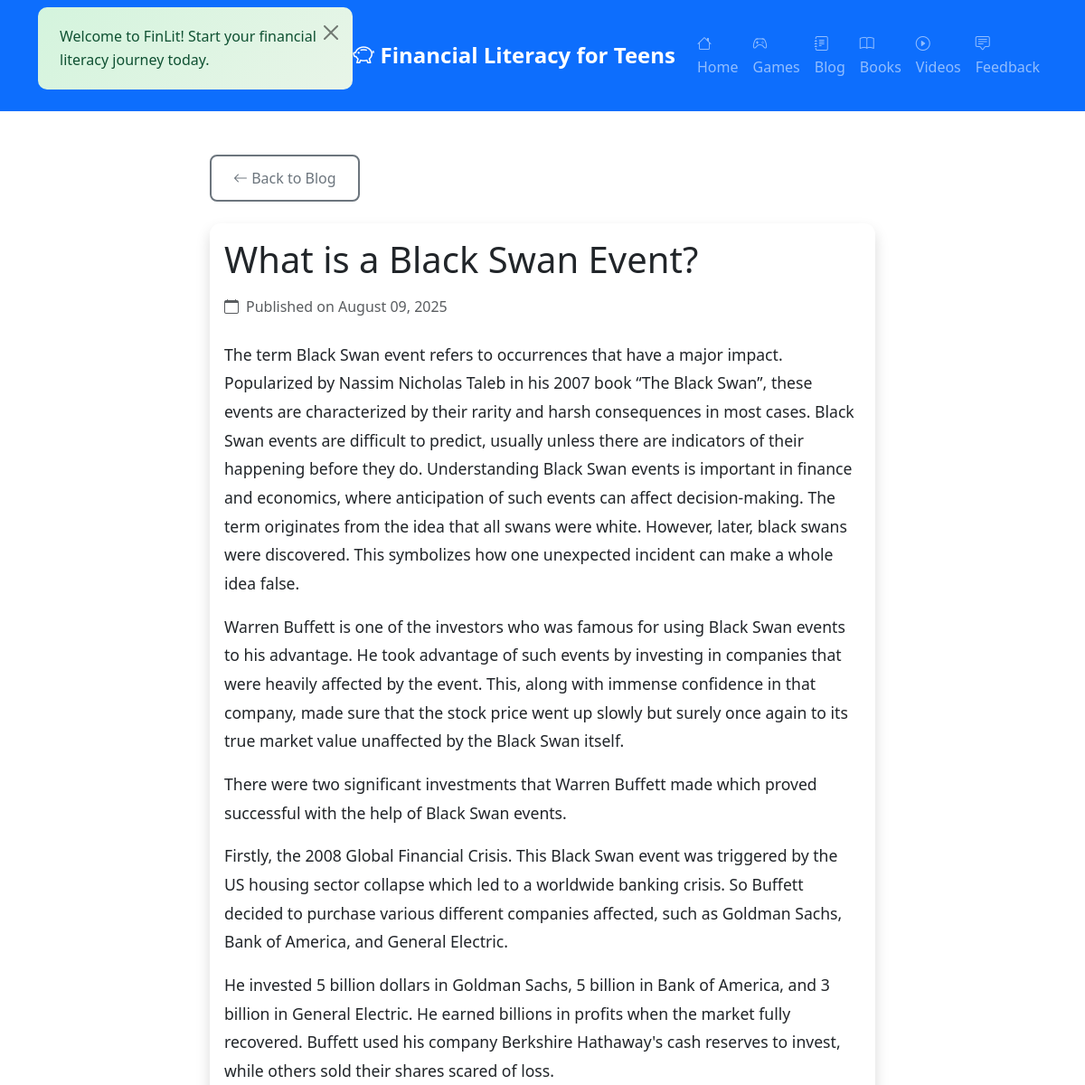
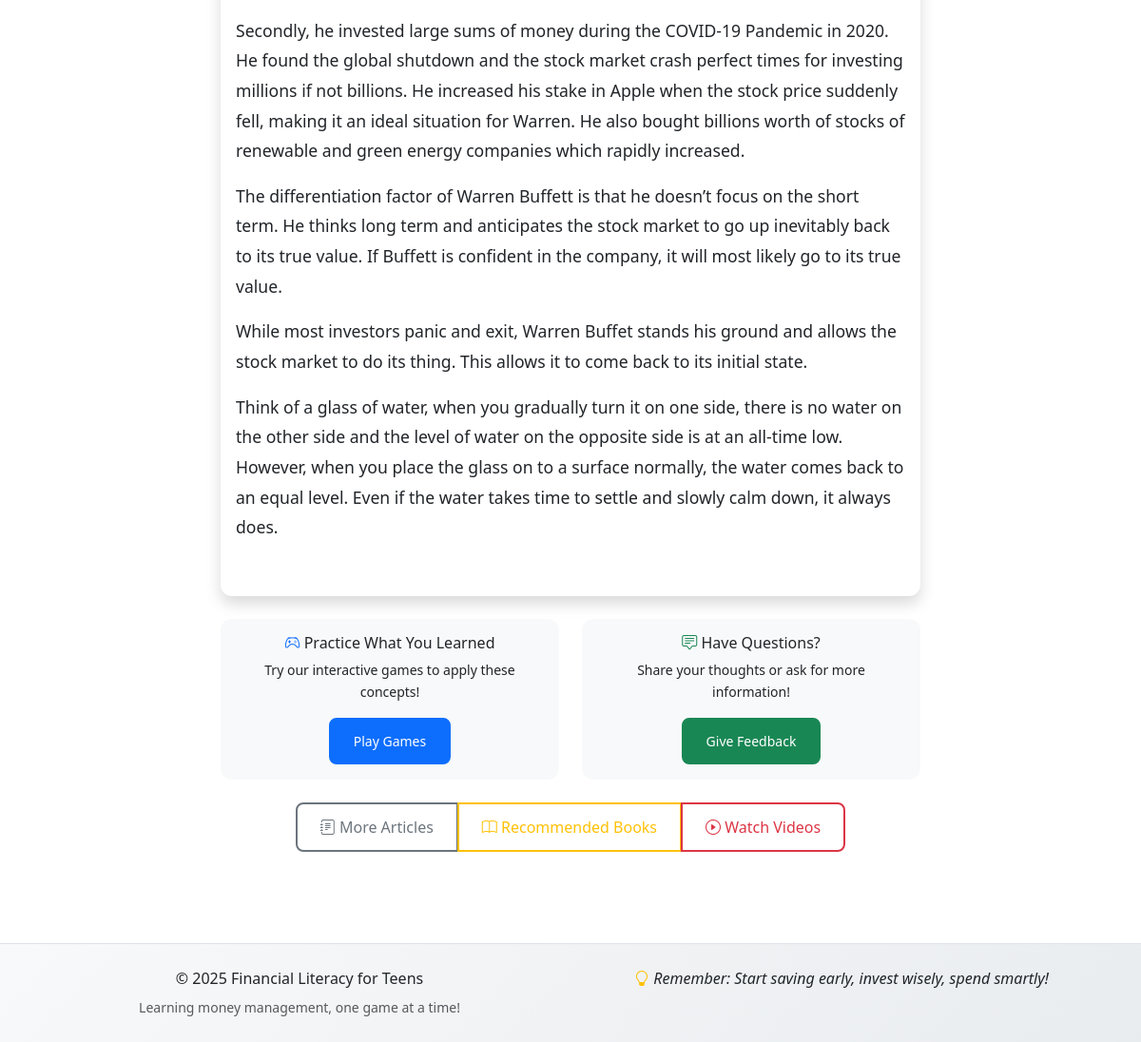
Page /blog/2 on the committed database (2 pictures, top to bottom).
### app.py (models this page shows, shortened)
class BlogPost(db.Model):
    id = db.Column(db.Integer, primary_key=True)
    title = db.Column(db.String(200), nullable=False)
    content = db.Column(db.Text, nullable=False)
    excerpt = db.Column(db.String(300), nullable=False)
    date_posted = db.Column(db.DateTime, default=datetime.utcnow)

### app.py (the view)
@app.route('/blog/<int:post_id>')
def blog_post(post_id):
    post = BlogPost.query.get_or_404(post_id)
    return render_template('blog_post.html', post=post)

### templates/blog_post.html (shortened to what this page needs)
{% extends "base.html" %}
{% block content %}
<div class="container py-5">
    <div class="row justify-content-center">
        <div class="col-lg-8">
            <div class="mb-4">
                <a href="{{ url_for('blog_list') }}" class="btn btn-outline-secondary">
                    <i class="bi bi-arrow-left"></i> Back to Blog
                </a>
            </div>
            <article class="card shadow">
                <div class="card-body">
                    <header class="mb-4">
                        <h1 class="display-6 mb-3">{{ post.title }}</h1>
                        <div class="d-flex align-items-center text-muted">
                            <i class="bi bi-calendar me-2"></i>
                            <span>Published on {{ post.date_posted.strftime('%B %d, %Y') }}</span>
                        </div>
                    </header>
                    <div class="post-content">
                        {{ post.content | safe }}
                    </div>
                </div>
            </article>
            <div class="row mt-4">
                <div class="col-md-6">
                    <div class="card bg-light">
                        <div class="card-body text-center">
                            <h6><i class="bi bi-controller text-primary"></i> Practice What You Learned</h6>
                            <p class="small mb-3">Try our interactive games to apply these concepts!</p>
                            <a href="{{ url_for('games') }}" class="btn btn-primary btn-sm">Play Games</a>
                        </div>
                    </div>
                </div>
                <div class="col-md-6">
                    <div class="card bg-light">
                        <div class="card-body text-center">
                            <h6><i class="bi bi-chat-square-text text-success"></i> Have Questions?</h6>
                            <p class="small mb-3">Share your thoughts or ask for more information!</p>
                            <a href="{{ url_for('survey') }}" class="btn btn-success btn-sm">Give Feedback</a>
                        </div>
                    </div>
                </div>
            </div>
            <div class="mt-4 text-center">
                <div class="btn-group" role="group">
                    <a href="{{ url_for('blog_list') }}" class="btn btn-outline-secondary">
                        <i class="bi bi-journal-text"></i> More Articles
                    </a>
                    <a href="{{ url_for('books') }}" class="btn btn-outline-warning">
                        <i class="bi bi-book"></i> Recommended Books
                    </a>
                    <a href="{{ url_for('videos') }}" class="btn btn-outline-danger">
                        <i class="bi bi-play-circle"></i> Watch Videos
                    </a>
                </div>
            </div>
        </div>
    </div>
</div>
{% endblock %}

### static/css/style.css (style rules this page uses)
:root { --primary-color: #0d6efd; --success-color: #198754; --warning-color: #ffc107; --danger-color: #dc3545; --light-color: #f8f9fa; --dark-color: #212529; --gradient-primary: linear-gradient(135deg, #667eea 0%, #764ba2 100%); --gradient-success: linear-gradient(135deg, #4ecdc4 0%, #44a08d 100%); --gradient-warning: linear-gradient(135deg, #f093fb 0%, #f5576c 100%); }
body { font-family: 'Segoe UI', Tahoma, Geneva, Verdana, sans-serif; line-height: 1.6; color: var(--dark-color); background-color: #fff; }
.card { border: none; transition: all 0.3s ease; border-radius: 12px; overflow: hidden; }
.btn { font-weight: 500; border-radius: 8px; padding: 0.75rem 1.5rem; transition: all 0.3s ease; border-width: 2px; }
html { scroll-behavior: smooth; }

### templates/blog_post.html (style rules this page uses)
.post-content { line-height: 1.8; font-size: 1.1rem; }
.post-content blockquote { border-left: 4px solid #0d6efd; padding-left: 1rem; margin: 1.5rem 0; font-style: italic; color: #6c757d; }

### rows in the picture
BlogPost: title "What is a Black Swan Event?", date_posted "August 09, 2025", content "The term Black Swan event refers to occurrences that have a major impact. Popularized by Nassim Nicholas Taleb in his 2007 book “The Black Swan”, these events are characterized by their rarity and harsh consequences in most cases. Black Swan events are difficult to predict, usually unless there are indicators of their happening before they do. Understanding Black Swan events is important in finance and economics, where anticipation of such events can affect decision-making. The term originates from the idea that all swans were white. However, later, black swans were discovered. This symbolizes how one unexpected incident can make a whole idea false. Warren Buffett is one of the investors…"
